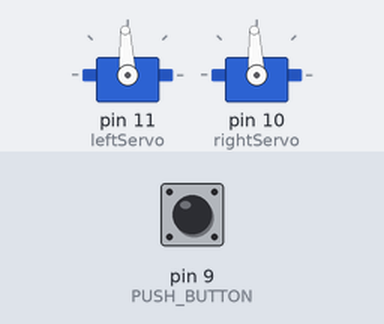
Recording of a sketch running on a simulated Arduino Uno, built with avr-gcc and run on an emulated ATmega328P. Shown: 2 × servo. Inputs (shaded band) come from the test bench; at power-on: pin 9 (PUSH_BUTTON) LOW.

Above: at 8.1 s.
Timing chart, 0 to 9.6 s (numbered marks = the images above):
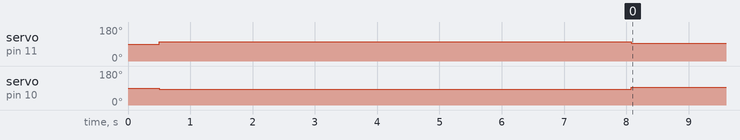

The sketch:

StraightForwardMillis.ino
```cpp
#include <Servo.h>

Servo leftServo;
Servo rightServo;

int PUSH_BUTTON = 9;
byte buttonState;

void setup()
{
  Serial.begin(9600);
  leftServo.attach(11);
  rightServo.attach(10);
  while (digitalRead(PUSH_BUTTON) == HIGH)
  {
    Serial.println("Button is High");
    leftServo.write(1500);
    rightServo.write(1500);
    delay(15);
  }
  delay(500);
  for (int counter =0; counter < 500; counter = counter + 1){
    leftServo.write(1590);
    rightServo.write(1404);
    delay(15);
  }
    leftServo.write(1500);
    rightServo.write(1500);
    delay(15);
}
void loop()
{

}
```
